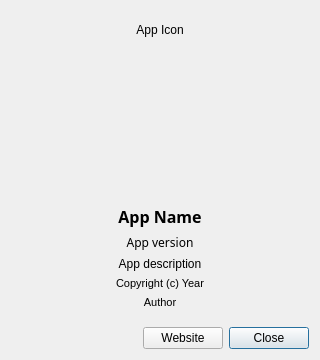
<?xml version="1.0" encoding="UTF-8"?>
<ui version="4.0">
 <author>David Josue Marcial Quero</author>
 <class>AboutWindow</class>
 <widget class="QWidget" name="AboutWindow">
  <property name="geometry">
   <rect>
    <x>0</x>
    <y>0</y>
    <width>320</width>
    <height>360</height>
   </rect>
  </property>
  <property name="sizePolicy">
   <sizepolicy hsizetype="Fixed" vsizetype="Fixed">
    <horstretch>0</horstretch>
    <verstretch>0</verstretch>
   </sizepolicy>
  </property>
  <property name="windowTitle">
   <string>About</string>
  </property>
  <layout class="QVBoxLayout" name="verticalLayout">
   <item>
    <spacer name="topSpacer">
     <property name="orientation">
      <enum>Qt::Vertical</enum>
     </property>
     <property name="sizeType">
      <enum>QSizePolicy::Fixed</enum>
     </property>
     <property name="sizeHint" stdset="0">
      <size>
       <width>0</width>
       <height>12</height>
      </size>
     </property>
    </spacer>
   </item>
   <item alignment="Qt::AlignHCenter|Qt::AlignTop">
    <widget class="QLabel" name="icon_label">
     <property name="sizePolicy">
      <sizepolicy hsizetype="Preferred" vsizetype="Preferred">
       <horstretch>0</horstretch>
       <verstretch>0</verstretch>
      </sizepolicy>
     </property>
     <property name="minimumSize">
      <size>
       <width>140</width>
       <height>140</height>
      </size>
     </property>
     <property name="maximumSize">
      <size>
       <width>140</width>
       <height>140</height>
      </size>
     </property>
     <property name="text">
      <string notr="true">App Icon</string>
     </property>
     <property name="alignment">
      <set>Qt::AlignHCenter|Qt::AlignTop</set>
     </property>
    </widget>
   </item>
   <item>
    <spacer name="iconSpacer">
     <property name="orientation">
      <enum>Qt::Vertical</enum>
     </property>
     <property name="sizeHint" stdset="0">
      <size>
       <width>0</width>
       <height>0</height>
      </size>
     </property>
    </spacer>
   </item>
   <item alignment="Qt::AlignTop">
    <widget class="QLabel" name="app_name">
     <property name="font">
      <font>
       <family>Noto Sans</family>
       <pointsize>12</pointsize>
       <weight>75</weight>
       <bold>true</bold>
      </font>
     </property>
     <property name="text">
      <string>App Name</string>
     </property>
     <property name="alignment">
      <set>Qt::AlignHCenter|Qt::AlignTop</set>
     </property>
     <property name="wordWrap">
      <bool>true</bool>
     </property>
    </widget>
   </item>
   <item alignment="Qt::AlignTop">
    <widget class="QLabel" name="version_label">
     <property name="font">
      <font>
       <family>Noto Sans</family>
      </font>
     </property>
     <property name="text">
      <string>App version</string>
     </property>
     <property name="alignment">
      <set>Qt::AlignHCenter|Qt::AlignTop</set>
     </property>
     <property name="wordWrap">
      <bool>true</bool>
     </property>
    </widget>
   </item>
   <item alignment="Qt::AlignTop">
    <widget class="QLabel" name="desc_label">
     <property name="text">
      <string>App description</string>
     </property>
     <property name="alignment">
      <set>Qt::AlignHCenter|Qt::AlignTop</set>
     </property>
     <property name="wordWrap">
      <bool>true</bool>
     </property>
    </widget>
   </item>
   <item alignment="Qt::AlignTop">
    <widget class="QLabel" name="copy_label">
     <property name="font">
      <font>
       <pointsize>8</pointsize>
      </font>
     </property>
     <property name="text">
      <string>Copyright (c) Year</string>
     </property>
     <property name="alignment">
      <set>Qt::AlignHCenter|Qt::AlignTop</set>
     </property>
    </widget>
   </item>
   <item alignment="Qt::AlignTop">
    <widget class="QLabel" name="author_label">
     <property name="font">
      <font>
       <pointsize>8</pointsize>
      </font>
     </property>
     <property name="text">
      <string>Author</string>
     </property>
     <property name="alignment">
      <set>Qt::AlignHCenter|Qt::AlignTop</set>
     </property>
     <property name="wordWrap">
      <bool>true</bool>
     </property>
    </widget>
   </item>
   <item>
    <spacer name="bottomSpacer">
     <property name="orientation">
      <enum>Qt::Vertical</enum>
     </property>
     <property name="sizeType">
      <enum>QSizePolicy::Fixed</enum>
     </property>
     <property name="sizeHint" stdset="0">
      <size>
       <width>0</width>
       <height>12</height>
      </size>
     </property>
    </spacer>
   </item>
   <item>
    <layout class="QHBoxLayout" name="buttonlLayout">
     <item>
      <spacer name="buttonSpacer">
       <property name="orientation">
        <enum>Qt::Horizontal</enum>
       </property>
       <property name="sizeHint" stdset="0">
        <size>
         <width>0</width>
         <height>0</height>
        </size>
       </property>
      </spacer>
     </item>
     <item>
      <widget class="QPushButton" name="siteButton">
       <property name="text">
        <string>Website</string>
       </property>
       <property name="default">
        <bool>false</bool>
       </property>
      </widget>
     </item>
     <item>
      <widget class="QPushButton" name="closeButton">
       <property name="text">
        <string>Close</string>
       </property>
       <property name="shortcut">
        <string>Ctrl+Q</string>
       </property>
       <property name="default">
        <bool>true</bool>
       </property>
      </widget>
     </item>
    </layout>
   </item>
  </layout>
 </widget>
 <resources/>
 <connections>
  <connection>
   <sender>closeButton</sender>
   <signal>clicked()</signal>
   <receiver>AboutWindow</receiver>
   <slot>close()</slot>
   <hints>
    <hint type="sourcelabel">
     <x>270</x>
     <y>335</y>
    </hint>
    <hint type="destinationlabel">
     <x>159</x>
     <y>179</y>
    </hint>
   </hints>
  </connection>
 </connections>
</ui>
